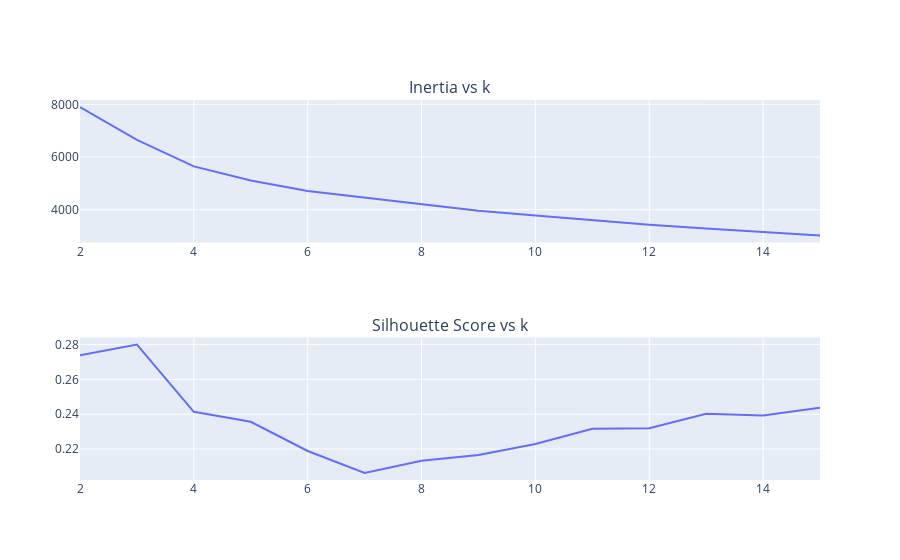

This figure's notebook cell:
### Code cell
# plot the inertia values and silhouette_scores in subplots
from plotly.subplots import make_subplots

fig1 = px.line(x=k_vals, y=inerta_vals, labels={"x": "k", "y": "Inertia"})
fig2 = px.line(x=k_vals, y=silhouette_vals, labels={"x": "k", "y": "Silhouette Score"})

fig = make_subplots(
    rows=2, cols=1, subplot_titles=("Inertia vs k", "Silhouette Score vs k")
)

fig.add_trace(fig1.data[0], row=1, col=1)
fig.add_trace(fig2.data[0], row=2, col=1)

fig.show()

### Figure 1 — Plotly figure (JSON) as saved in the notebook; plotly's stock layout.template omitted (floating-point values rounded to 4 significant figures)
{"data": [{"hovertemplate": "k=%{x}<br>Inertia=%{y}<extra></extra>", "legendgroup": "", "line": {"color": "#636efa", "dash": "solid"}, "marker": {"symbol": "circle"}, "mode": "lines", "name": "", "orientation": "v", "showlegend": false, "type": "scatter", "x": [2, 3, 4, 5, 6, 7, 8, 9, 10, 11, 12, 13, 14, 15], "xaxis": "x", "y": [7893.0, 6647.0, 5645.0, 5109.0, 4710.0, 4460.0, 4190.0, 3963.0, 3782.0, 3596.0, 3428.0, 3286.0, 3146.0, 3028.0], "yaxis": "y"}, {"hovertemplate": "k=%{x}<br>Silhouette Score=%{y}<extra></extra>", "legendgroup": "", "line": {"color": "#636efa", "dash": "solid"}, "marker": {"symbol": "circle"}, "mode": "lines", "name": "", "orientation": "v", "showlegend": false, "type": "scatter", "x": [2, 3, 4, 5, 6, 7, 8, 9, 10, 11, 12, 13, 14, 15], "xaxis": "x2", "y": [0.2738, 0.28, 0.2414, 0.2357, 0.2188, 0.2063, 0.2133, 0.2165, 0.2229, 0.2317, 0.232, 0.2403, 0.2393, 0.2438], "yaxis": "y2"}], "layout": {"annotations": [{"font": {"size": 16}, "showarrow": false, "text": "Inertia vs k", "x": 0.5, "xanchor": "center", "xref": "paper", "y": 1, "yanchor": "bottom", "yref": "paper"}, {"font": {"size": 16}, "showarrow": false, "text": "Silhouette Score vs k", "x": 0.5, "xanchor": "center", "xref": "paper", "y": 0.375, "yanchor": "bottom", "yref": "paper"}], "xaxis": {"anchor": "y", "domain": [0, 1]}, "xaxis2": {"anchor": "y2", "domain": [0, 1]}, "yaxis": {"anchor": "x", "domain": [0.625, 1]}, "yaxis2": {"anchor": "x2", "domain": [0, 0.375]}}}
